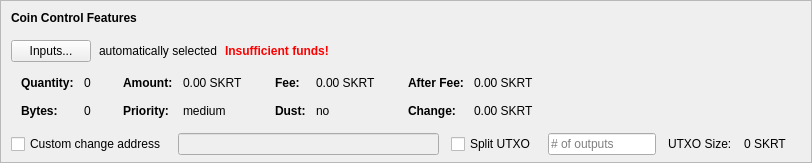
    <widget class="QFrame" name="frameCoinControl">
     <property name="sizePolicy">
      <sizepolicy hsizetype="Expanding" vsizetype="Expanding">
       <horstretch>0</horstretch>
       <verstretch>0</verstretch>
      </sizepolicy>
     </property>
     <property name="maximumSize">
      <size>
       <width>16777215</width>
       <height>16777215</height>
      </size>
     </property>
     <property name="frameShape">
      <enum>QFrame::StyledPanel</enum>
     </property>
     <property name="frameShadow">
      <enum>QFrame::Sunken</enum>
     </property>
     <layout class="QVBoxLayout" name="verticalLayoutCoinControl2">
      <property name="spacing">
       <number>0</number>
      </property>
      <property name="leftMargin">
       <number>0</number>
      </property>
      <property name="topMargin">
       <number>0</number>
      </property>
      <property name="rightMargin">
       <number>0</number>
      </property>
      <property name="bottomMargin">
       <number>6</number>
      </property>
      <item>
       <layout class="QVBoxLayout" name="verticalLayoutCoinControl" stretch="0,0,0,0,1">
        <property name="spacing">
         <number>0</number>
        </property>
        <property name="leftMargin">
         <number>10</number>
        </property>
        <property name="topMargin">
         <number>10</number>
        </property>
        <item>
         <layout class="QHBoxLayout" name="horizontalLayoutCoinControl1">
          <property name="bottomMargin">
           <number>15</number>
          </property>
          <item>
           <widget class="QLabel" name="labelCoinControlFeatures">
            <property name="sizePolicy">
             <sizepolicy hsizetype="Preferred" vsizetype="Maximum">
              <horstretch>0</horstretch>
              <verstretch>0</verstretch>
             </sizepolicy>
            </property>
            <property name="font">
             <font>
              <weight>75</weight>
              <bold>true</bold>
             </font>
            </property>
            <property name="styleSheet">
             <string notr="true">font-weight:bold;</string>
            </property>
            <property name="text">
             <string>Coin Control Features</string>
            </property>
           </widget>
          </item>
         </layout>
        </item>
        <item>
         <layout class="QHBoxLayout" name="horizontalLayoutCoinControl2" stretch="0,0,0,0">
          <property name="spacing">
           <number>8</number>
          </property>
          <property name="bottomMargin">
           <number>10</number>
          </property>
          <item>
           <widget class="QPushButton" name="pushButtonCoinControl">
            <property name="styleSheet">
             <string notr="true"/>
            </property>
            <property name="text">
             <string>Inputs...</string>
            </property>
            <property name="autoDefault">
             <bool>false</bool>
            </property>
           </widget>
          </item>
          <item>
           <widget class="QLabel" name="labelCoinControlAutomaticallySelected">
            <property name="text">
             <string>automatically selected</string>
            </property>
            <property name="margin">
             <number>5</number>
            </property>
           </widget>
          </item>
          <item>
           <widget class="QLabel" name="labelCoinControlInsuffFunds">
            <property name="font">
             <font>
              <weight>75</weight>
              <bold>true</bold>
             </font>
            </property>
            <property name="styleSheet">
             <string notr="true">color:red;font-weight:bold;</string>
            </property>
            <property name="text">
             <string>Insufficient funds!</string>
            </property>
            <property name="margin">
             <number>5</number>
            </property>
           </widget>
          </item>
          <item>
           <spacer name="horizontalSpacerCoinControl">
            <property name="orientation">
             <enum>Qt::Horizontal</enum>
            </property>
            <property name="sizeHint" stdset="0">
             <size>
              <width>40</width>
              <height>1</height>
             </size>
            </property>
           </spacer>
          </item>
         </layout>
        </item>
        <item>
         <widget class="QWidget" name="widgetCoinControl" native="true">
          <property name="sizePolicy">
           <sizepolicy hsizetype="Preferred" vsizetype="Preferred">
            <horstretch>0</horstretch>
            <verstretch>0</verstretch>
           </sizepolicy>
          </property>
          <property name="minimumSize">
           <size>
            <width>0</width>
            <height>0</height>
           </size>
          </property>
          <property name="styleSheet">
           <string notr="true"/>
          </property>
          <layout class="QHBoxLayout" name="horizontalLayoutCoinControl5">
           <property name="leftMargin">
            <number>0</number>
           </property>
           <property name="topMargin">
            <number>0</number>
           </property>
           <property name="rightMargin">
            <number>0</number>
           </property>
           <property name="bottomMargin">
            <number>0</number>
           </property>
           <item>
            <layout class="QHBoxLayout" name="horizontalLayoutCoinControl3" stretch="0,0,0,1">
             <property name="spacing">
              <number>20</number>
             </property>
             <property name="topMargin">
              <number>0</number>
             </property>
             <property name="bottomMargin">
              <number>10</number>
             </property>
             <item>
              <layout class="QFormLayout" name="formLayoutCoinControl1">
               <property name="horizontalSpacing">
                <number>10</number>
               </property>
               <property name="verticalSpacing">
                <number>14</number>
               </property>
               <property name="leftMargin">
                <number>10</number>
               </property>
               <property name="topMargin">
                <number>4</number>
               </property>
               <property name="rightMargin">
                <number>6</number>
               </property>
               <item row="0" column="0">
                <widget class="QLabel" name="labelCoinControlQuantityText">
                 <property name="font">
                  <font>
                   <weight>75</weight>
                   <bold>true</bold>
                  </font>
                 </property>
                 <property name="text">
                  <string>Quantity:</string>
                 </property>
                 <property name="margin">
                  <number>0</number>
                 </property>
                </widget>
               </item>
               <item row="0" column="1">
                <widget class="QLabel" name="labelCoinControlQuantity">
                 <property name="cursor">
                  <cursorShape>IBeamCursor</cursorShape>
                 </property>
                 <property name="contextMenuPolicy">
                  <enum>Qt::ActionsContextMenu</enum>
                 </property>
                 <property name="text">
                  <string notr="true">0</string>
                 </property>
                 <property name="margin">
                  <number>0</number>
                 </property>
                 <property name="textInteractionFlags">
                  <set>Qt::LinksAccessibleByMouse|Qt::TextSelectableByKeyboard|Qt::TextSelectableByMouse</set>
                 </property>
                </widget>
               </item>
               <item row="1" column="0">
                <widget class="QLabel" name="labelCoinControlBytesText">
                 <property name="font">
                  <font>
                   <weight>75</weight>
                   <bold>true</bold>
                  </font>
                 </property>
                 <property name="text">
                  <string>Bytes:</string>
                 </property>
                </widget>
               </item>
               <item row="1" column="1">
                <widget class="QLabel" name="labelCoinControlBytes">
                 <property name="cursor">
                  <cursorShape>IBeamCursor</cursorShape>
                 </property>
                 <property name="contextMenuPolicy">
                  <enum>Qt::ActionsContextMenu</enum>
                 </property>
                 <property name="text">
                  <string notr="true">0</string>
                 </property>
                 <property name="textInteractionFlags">
                  <set>Qt::LinksAccessibleByMouse|Qt::TextSelectableByKeyboard|Qt::TextSelectableByMouse</set>
                 </property>
                </widget>
               </item>
              </layout>
             </item>
             <item>
              <layout class="QFormLayout" name="formLayoutCoinControl2">
               <property name="horizontalSpacing">
                <number>10</number>
               </property>
               <property name="verticalSpacing">
                <number>14</number>
               </property>
               <property name="leftMargin">
                <number>6</number>
               </property>
               <property name="topMargin">
                <number>4</number>
               </property>
               <property name="rightMargin">
                <number>6</number>
               </property>
               <item row="0" column="0">
                <widget class="QLabel" name="labelCoinControlAmountText">
                 <property name="font">
                  <font>
                   <weight>75</weight>
                   <bold>true</bold>
                  </font>
                 </property>
                 <property name="text">
                  <string>Amount:</string>
                 </property>
                 <property name="margin">
                  <number>0</number>
                 </property>
                </widget>
               </item>
               <item row="0" column="1">
                <widget class="QLabel" name="labelCoinControlAmount">
                 <property name="cursor">
                  <cursorShape>IBeamCursor</cursorShape>
                 </property>
                 <property name="contextMenuPolicy">
                  <enum>Qt::ActionsContextMenu</enum>
                 </property>
                 <property name="text">
                  <string notr="true">0.00 SKRT</string>
                 </property>
                 <property name="textInteractionFlags">
                  <set>Qt::LinksAccessibleByMouse|Qt::TextSelectableByKeyboard|Qt::TextSelectableByMouse</set>
                 </property>
                </widget>
               </item>
               <item row="1" column="0">
                <widget class="QLabel" name="labelCoinControlPriorityText">
                 <property name="font">
                  <font>
                   <weight>75</weight>
                   <bold>true</bold>
                  </font>
                 </property>
                 <property name="text">
                  <string>Priority:</string>
                 </property>
                </widget>
               </item>
               <item row="1" column="1">
                <widget class="QLabel" name="labelCoinControlPriority">
                 <property name="cursor">
                  <cursorShape>IBeamCursor</cursorShape>
                 </property>
                 <property name="contextMenuPolicy">
                  <enum>Qt::ActionsContextMenu</enum>
                 </property>
                 <property name="text">
                  <string>medium</string>
                 </property>
                 <property name="textInteractionFlags">
                  <set>Qt::LinksAccessibleByMouse|Qt::TextSelectableByKeyboard|Qt::TextSelectableByMouse</set>
                 </property>
                </widget>
               </item>
              </layout>
             </item>
             <item>
              <layout class="QFormLayout" name="formLayoutCoinControl3">
               <property name="horizontalSpacing">
                <number>10</number>
               </property>
               <property name="verticalSpacing">
                <number>14</number>
               </property>
               <property name="leftMargin">
                <number>6</number>
               </property>
               <property name="topMargin">
                <number>4</number>
               </property>
               <property name="rightMargin">
                <number>6</number>
               </property>
               <item row="0" column="0">
                <widget class="QLabel" name="labelCoinControlFeeText">
                 <property name="font">
                  <font>
                   <weight>75</weight>
                   <bold>true</bold>
                  </font>
                 </property>
                 <property name="text">
                  <string>Fee:</string>
                 </property>
                 <property name="margin">
                  <number>0</number>
                 </property>
                </widget>
               </item>
               <item row="0" column="1">
                <widget class="QLabel" name="labelCoinControlFee">
                 <property name="cursor">
                  <cursorShape>IBeamCursor</cursorShape>
                 </property>
                 <property name="contextMenuPolicy">
                  <enum>Qt::ActionsContextMenu</enum>
                 </property>
                 <property name="text">
                  <string notr="true">0.00 SKRT</string>
                 </property>
                 <property name="textInteractionFlags">
                  <set>Qt::LinksAccessibleByMouse|Qt::TextSelectableByKeyboard|Qt::TextSelectableByMouse</set>
                 </property>
                </widget>
               </item>
               <item row="1" column="0">
                <widget class="QLabel" name="labelCoinControlLowOutputText">
                 <property name="font">
                  <font>
                   <weight>75</weight>
                   <bold>true</bold>
                  </font>
                 </property>
                 <property name="text">
                  <string>Dust:</string>
                 </property>
                </widget>
               </item>
               <item row="1" column="1">
                <widget class="QLabel" name="labelCoinControlLowOutput">
                 <property name="cursor">
                  <cursorShape>IBeamCursor</cursorShape>
                 </property>
                 <property name="contextMenuPolicy">
                  <enum>Qt::ActionsContextMenu</enum>
                 </property>
                 <property name="text">
                  <string>no</string>
                 </property>
                 <property name="textInteractionFlags">
                  <set>Qt::LinksAccessibleByMouse|Qt::TextSelectableByKeyboard|Qt::TextSelectableByMouse</set>
                 </property>
                </widget>
               </item>
              </layout>
             </item>
             <item>
              <layout class="QFormLayout" name="formLayoutCoinControl4">
               <property name="horizontalSpacing">
                <number>10</number>
               </property>
               <property name="verticalSpacing">
                <number>14</number>
               </property>
               <property name="leftMargin">
                <number>6</number>
               </property>
               <property name="topMargin">
                <number>4</number>
               </property>
               <property name="rightMargin">
                <number>6</number>
               </property>
               <item row="0" column="0">
                <widget class="QLabel" name="labelCoinControlAfterFeeText">
                 <property name="font">
                  <font>
                   <weight>75</weight>
                   <bold>true</bold>
                  </font>
                 </property>
                 <property name="text">
                  <string>After Fee:</string>
                 </property>
                 <property name="margin">
                  <number>0</number>
                 </property>
                </widget>
               </item>
               <item row="0" column="1">
                <widget class="QLabel" name="labelCoinControlAfterFee">
                 <property name="cursor">
                  <cursorShape>IBeamCursor</cursorShape>
                 </property>
                 <property name="contextMenuPolicy">
                  <enum>Qt::ActionsContextMenu</enum>
                 </property>
                 <property name="text">
                  <string notr="true">0.00 SKRT</string>
                 </property>
                 <property name="textInteractionFlags">
                  <set>Qt::LinksAccessibleByMouse|Qt::TextSelectableByKeyboard|Qt::TextSelectableByMouse</set>
                 </property>
                </widget>
               </item>
               <item row="1" column="0">
                <widget class="QLabel" name="labelCoinControlChangeText">
                 <property name="font">
                  <font>
                   <weight>75</weight>
                   <bold>true</bold>
                  </font>
                 </property>
                 <property name="text">
                  <string>Change:</string>
                 </property>
                </widget>
               </item>
               <item row="1" column="1">
                <widget class="QLabel" name="labelCoinControlChange">
                 <property name="cursor">
                  <cursorShape>IBeamCursor</cursorShape>
                 </property>
                 <property name="contextMenuPolicy">
                  <enum>Qt::ActionsContextMenu</enum>
                 </property>
                 <property name="text">
                  <string notr="true">0.00 SKRT</string>
                 </property>
                 <property name="textInteractionFlags">
                  <set>Qt::LinksAccessibleByMouse|Qt::TextSelectableByKeyboard|Qt::TextSelectableByMouse</set>
                 </property>
                </widget>
               </item>
              </layout>
             </item>
            </layout>
           </item>
          </layout>
         </widget>
        </item>
        <item>
         <layout class="QHBoxLayout" name="horizontalLayoutCoinControl4" stretch="0,0,0,0,0,0,0">
          <property name="spacing">
           <number>12</number>
          </property>
          <property name="sizeConstraint">
           <enum>QLayout::SetDefaultConstraint</enum>
          </property>
          <property name="topMargin">
           <number>5</number>
          </property>
          <property name="rightMargin">
           <number>5</number>
          </property>
          <item>
           <widget class="QCheckBox" name="checkBoxCoinControlChange">
            <property name="toolTip">
             <string>If this is activated, but the change address is empty or invalid, change will be sent to a newly generated address.</string>
            </property>
            <property name="text">
             <string>Custom change address</string>
            </property>
           </widget>
          </item>
          <item>
           <widget class="QValidatedLineEdit" name="lineEditCoinControlChange">
            <property name="enabled">
             <bool>false</bool>
            </property>
            <property name="sizePolicy">
             <sizepolicy hsizetype="Expanding" vsizetype="Fixed">
              <horstretch>0</horstretch>
              <verstretch>0</verstretch>
             </sizepolicy>
            </property>
           </widget>
          </item>
          <item>
           <widget class="QCheckBox" name="splitBlockCheckBox">
            <property name="text">
             <string>Split UTXO</string>
            </property>
           </widget>
          </item>
          <item>
           <widget class="QLineEdit" name="splitBlockLineEdit">
            <property name="sizePolicy">
             <sizepolicy hsizetype="Fixed" vsizetype="Fixed">
              <horstretch>50</horstretch>
              <verstretch>0</verstretch>
             </sizepolicy>
            </property>
            <property name="placeholderText">
             <string># of outputs</string>
            </property>
           </widget>
          </item>
          <item>
           <widget class="QLabel" name="labelBlockSizeText">
            <property name="text">
             <string>UTXO Size:</string>
            </property>
           </widget>
          </item>
          <item>
           <widget class="QLabel" name="labelBlockSize">
            <property name="text">
             <string>0 SKRT</string>
            </property>
           </widget>
          </item>
          <item>
           <widget class="QLabel" name="labelCoinControlChangeLabel">
            <property name="sizePolicy">
             <sizepolicy hsizetype="Preferred" vsizetype="Expanding">
              <horstretch>0</horstretch>
              <verstretch>0</verstretch>
             </sizepolicy>
            </property>
            <property name="minimumSize">
             <size>
              <width>0</width>
              <height>0</height>
             </size>
            </property>
            <property name="text">
             <string/>
            </property>
            <property name="margin">
             <number>3</number>
            </property>
           </widget>
          </item>
         </layout>
        </item>
        <item>
         <spacer name="verticalSpacerCoinControl">
          <property name="orientation">
           <enum>Qt::Vertical</enum>
          </property>
          <property name="sizeHint" stdset="0">
           <size>
            <width>800</width>
            <height>1</height>
           </size>
          </property>
         </spacer>
        </item>
       </layout>
      </item>
     </layout>
    </widget>
